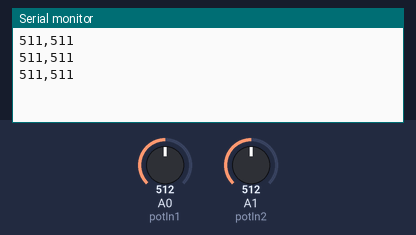
Simulated run of this sketch. Board: Arduino Uno, built with avr-gcc and run on an emulated ATmega328P. On the bench: the last lines printed to the serial monitor. The inputs (shaded band) are chosen by the test bench; at power-on: A0 (potIn1) = 512, A1 (potIn2) = 512.

Above: at 1.3 s.
1.4 s: A0 (potIn1) set to 716
At 1.9 s:
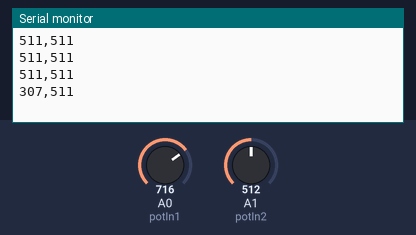
2.9 s: A1 (potIn2) set to 716
At 3.3 s:
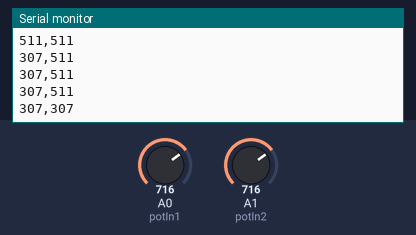
4.4 s: A0 (potIn1) set to 900
At 4.9 s:
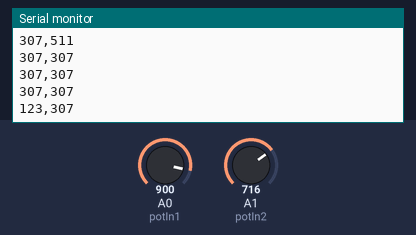
5.9 s: A1 (potIn2) set to 900
At 6.4 s:
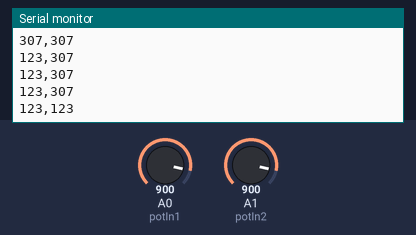
Timing chart, 0 to 8.4 s (numbered marks = the images above; inputs shaded):
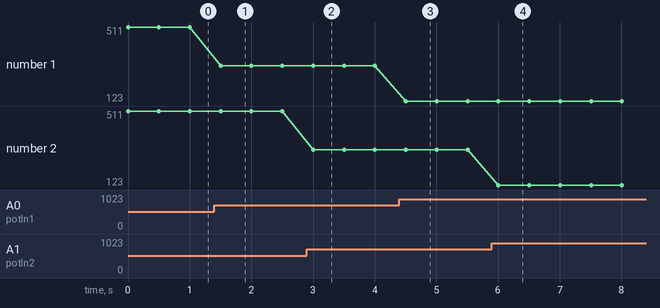

Measured:
- after the input at 1.4 s, the serial monitor: prints a new line after 0.10 s (image 1)
- after the input at 2.9 s, the serial monitor: prints a new line after 0.10 s (image 2)
- after the input at 4.4 s, the serial monitor: prints a new line after 0.11 s (image 3)
- after the input at 5.9 s, the serial monitor: prints a new line after 0.11 s (image 4)
- plotted number 1: 511 → 307 after the input at 1.4 s, 307 → 123 after the input at 4.4 s

The sketch:

SlidingFader.ino
```cpp
/*
Robotale Potentiometer Sample Sketch
Edited by Thomas for IMA
*/
const int potIn1 = A0;
const int potIn2 = A1;

int RawValue1 = 0;
int RawValue2 = 0;

int ActualValue1 = 0;
int ActualValue2 = 0;

void setup(){
  pinMode(potIn1, INPUT);
  pinMode(potIn2, INPUT);
  Serial.begin(9600);
}

void loop(){
  RawValue1 = analogRead(potIn1);
  RawValue2 = analogRead(potIn2);
  ActualValue1 = 1023 - RawValue1;
  ActualValue2 = 1023 - RawValue2;
  Serial.print(String(ActualValue1) + ",");
  Serial.print(String(ActualValue2));
  Serial.println();
  delay(500);   // 1/2 sec so your display doesnt't scroll too fast
}
```
